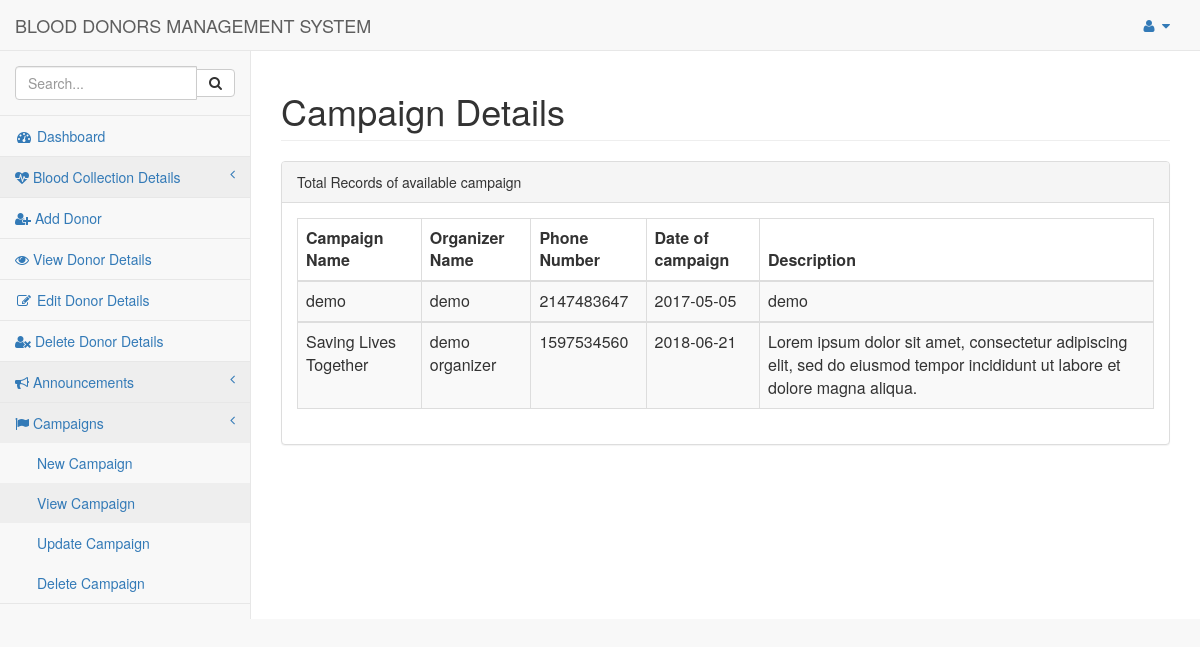
The page /pages/viewcampaign.php on the database its author committed.
### tables this page shows
CREATE TABLE IF NOT EXISTS `campaigndb` (
`id` int(11) NOT NULL,
  `cname` varchar(50) NOT NULL,
  `oname` varchar(50) NOT NULL,
  `phn` int(10) NOT NULL,
  `cdate` date NOT NULL,
  `descp` text NOT NULL
);

### pages/viewcampaign.php (the view, shortened to what this page needs)
<html>
<head>
<link href="../vendor/bootstrap/css/bootstrap.min.css" rel="stylesheet">
<link href="../vendor/metisMenu/metisMenu.min.css" rel="stylesheet">
<link href="../dist/css/sb-admin-2.css" rel="stylesheet">
<link href="../vendor/font-awesome/css/font-awesome.min.css" rel="stylesheet" type="text/css">
</head>
<body>
<div id="wrapper">
<nav class="navbar navbar-default navbar-static-top" role="navigation" style="margin-bottom: 0">
    <div class="navbar-header">
        <a class="navbar-brand" href="index.php">BLOOD DONORS MANAGEMENT SYSTEM</a>
    </div>
	<ul class="nav navbar-top-links navbar-right">
                <li class="dropdown">
                    <a class="dropdown-toggle" data-toggle="dropdown" href="#">
                        <i class="fa fa-user fa-fw"></i> <i class="fa fa-caret-down"></i>
                    </a>
                </li>
            </ul>
    <div class="navbar-default sidebar" role="navigation">
        <div class="sidebar-nav navbar-collapse">
            <ul class="nav" id="side-menu">
                <li class="sidebar-search">
                    <div class="input-group custom-search-form">
                        <input type="text" class="form-control" placeholder="Search...">
                        <span class="input-group-btn">
                        <button class="btn btn-default" type="button">
                            <i class="fa fa-search"></i>
                        </button>
                    </span>
                    </div>
                </li>
                <li>
                <a href="index.php"><i class="fa fa-dashboard fa-fw"></i> Dashboard</a>
                        </li>
                        <li>
                                <a href=""><i class="fa fa-heartbeat"></i> Blood Collection Details <span class="fa arrow"></span></a>
                </li>
                <li>
                    <a href="adddonor.html"><i class="fa fa-table fa-user-plus"></i> Add Donor</a>
                </li>
                <li>
                    <a href="viewdonor.php"><i class="fa fa-edit fa-eye"></i> View Donor Details</a>
                </li>
                <li>
                    <a href="editview.php"><i class="fa fa-edit fa-fw"></i> Edit Donor Details</a>
                </li>
                <li>
                <a href="deleteview.php"><i class="fa fa-user-times"></i> Delete Donor Details</a>
                </li>
                <li>
                                <a href=""><i class="fa fa-bullhorn"></i> Announcements <span class="fa arrow"></span></a>
                            </li>
                             <li>
                                <a href=""><i class="fa fa-flag"></i> Campaigns <span class="fa arrow"></span></a>
                                <ul class="nav nav-second-level">
                                    <li>
                                        <a href="newcampaign.html">New Campaign</a>
                                    </li>
                                    <li>
                                        <a href="viewcampaign.php">View Campaign</a>
                                    </li>
                                    <li>
                                        <a href="updatecampaign.php">Update Campaign</a>
                                    </li>
                                    <li>
                                        <a href="deletedcampaign.php">Delete Campaign</a>
                                    </li>
                                </ul>
                            </li>
            </ul>
        </div>
        </div>
        </nav>
<div id="page-wrapper">
<div class="container-fluid">
<div class="row">
<div class=".col-lg-12">
               <h1 class="page-header">Campaign Details</h1>
                </div>
  </div>
				<div class="row">
                        <div class=".col-lg-12">
                            <div class="panel panel-default">
                                <div class="panel-heading">
                                    Total Records of available campaign
                                </div>
								 <div class="panel-body">
                                    <div class="table-responsive">
									<table class="table table-striped table-bordered table-hover" id="dataTables-example">
									<?php
						include "dbconnect.php";
						$qry="select * from campaigndb";
						$result=mysqli_query($conn,$qry);
						echo"
						<thead>
						<tr>
						<th>Campaign Name</th>
						<th>Organizer Name</th>
						<th>Phone Number</th>
						<th>Date of campaign</th>
						<th>Description</th>
					</tr>
						</thead>";
						while($row=mysqli_fetch_array($result)){
						  echo"<tbody>
						  <tr>
						  <td>".$row['cname']."</td>
						  <td>".$row['oname']."</td>
						  <td>".$row['phn']."</td>
						  <td>".$row['cdate']."</td>
						  <td>".$row['descp']."</td>
						</tr>
						</tbody>";
						}
						?>
						</table>
				</div>
				</div>
		</div>
		</div>
		</div>
		</div>
		</div>
</div>
</body>
</html>

### rows shown on the page
campaigndb: cname "demo", oname "demo", phn "2147483647", cdate "2017-05-05", descp "demo"
campaigndb: cname "Saving Lives Together", oname "demo organizer", phn "1597534560", cdate "2018-06-21", descp "Lorem ipsum dolor sit amet, consectetur adipiscing elit, sed do eiusmod tempor incididunt ut labore et dolore magna aliqua."
